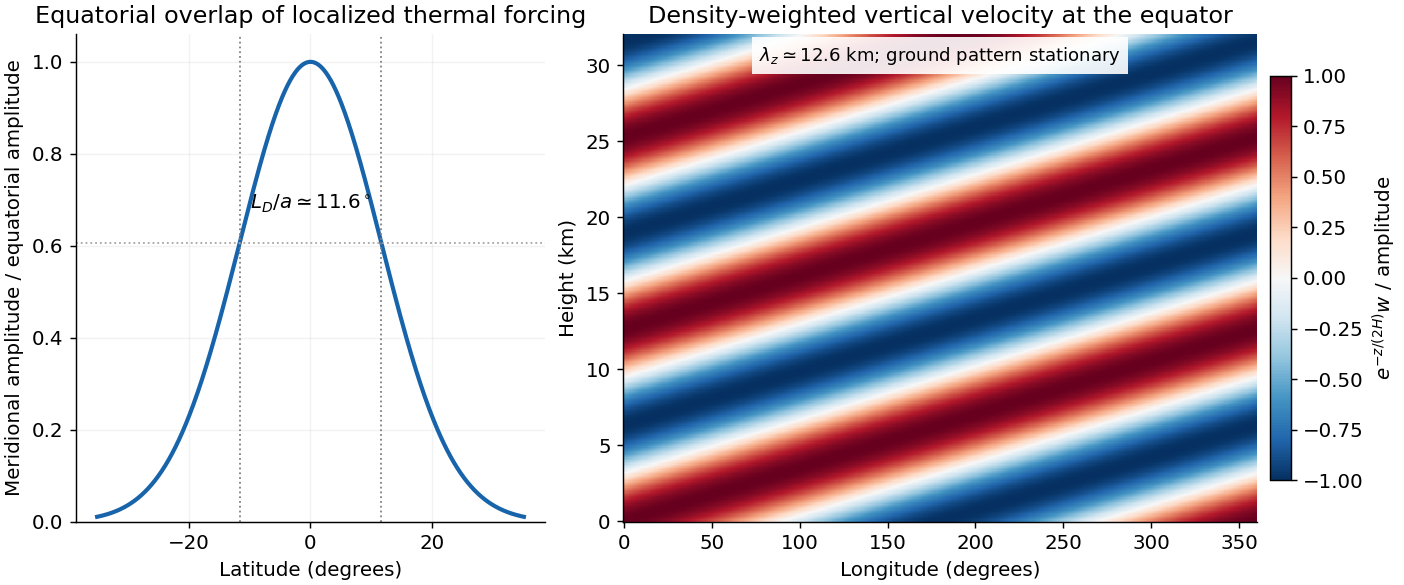

Python code for this plot:
"""Original Mars Kelvin-wave trapping and phase structure for the corrected anelastic model; Python 3.14, numpy, matplotlib."""
from pathlib import Path
import numpy as np
import matplotlib
matplotlib.use('Agg')
import matplotlib.pyplot as plt

plt.rcParams.update({'font.size':11,'axes.spines.top':False,'axes.spines.right':False})
a=3.4e6;H=1e4;N=.01;c=20.;period=24.4*3600
beta=4*np.pi/(period*a);Ld=np.sqrt(c/beta);latd=np.degrees(Ld/a)
m=-np.sqrt((N/c)**2-(1/a)**2-1/(4*H*H))
fig,axes=plt.subplots(1,2,figsize=(10.8,4.5),gridspec_kw={'width_ratios':[1,1.35]},constrained_layout=True,facecolor='white')
lat=np.linspace(-35,35,501);envelope=np.exp(-.5*(lat/latd)**2)
axes[0].plot(lat,envelope,color='#1864ab',lw=2.3)
for sign in [-1,1]:axes[0].axvline(sign*latd,color='.5',lw=1,ls=':')
axes[0].axhline(np.exp(-.5),color='.65',ls=':',lw=1)
axes[0].text(0,.68,r'$L_D/a\simeq11.6^\circ$',ha='center')
axes[0].set(xlabel='Latitude (degrees)',ylabel='Meridional amplitude / equatorial amplitude',ylim=(0,1.06),title='Equatorial overlap of localized thermal forcing')
axes[0].grid(alpha=.16)
lon=np.linspace(0,360,601);height=np.linspace(0,32,401)
field=np.cos(np.radians(lon)[None,:]+m*height[:,None]*1000)
im=axes[1].pcolormesh(lon,height,field,cmap='RdBu_r',vmin=-1,vmax=1,rasterized=True,shading='auto')
axes[1].set(xlabel='Longitude (degrees)',ylabel='Height (km)',title='Density-weighted vertical velocity at the equator')
axes[1].text(180,30.3,r'$\lambda_z\simeq12.6\ \mathrm{km}$; ground pattern stationary',ha='center',fontsize=10,bbox={'facecolor':'white','alpha':.9,'edgecolor':'none'})
cb=fig.colorbar(im,ax=axes[1],shrink=.83,pad=.02);cb.set_label(r'$e^{-z/(2H)}w$ / amplitude')
fig.savefig(Path.cwd()/Path(__file__).with_suffix('.png').name,dpi=130,facecolor='white',transparent=False)
plt.close(fig)
